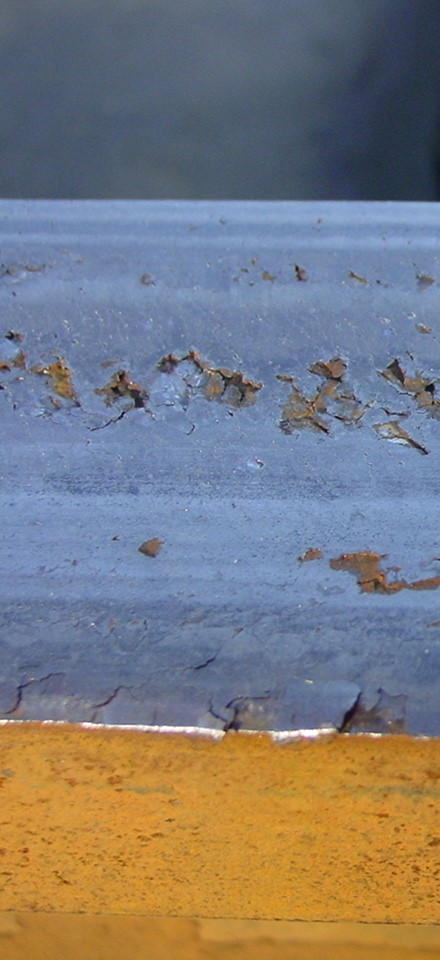
#> input picture rail1.JPG, 440 x 960 px
$ python main4.py
#> lines starting #> are read from the running program, lines starting #| are printed output that depends on the picture; after the words box and inside, x2 and y2 are one past the last pixel; in counts of white or black regions, pixels touching at a corner belong together
import cv2

# Read the image
image = cv2.imread('rail1.JPG')
#> image is the input picture: shape (960, 440, 3); mean B, G, R 124.9, 122.6, 123.8

# Convert the image to grayscale
gray = cv2.cvtColor(image, cv2.COLOR_BGR2GRAY)
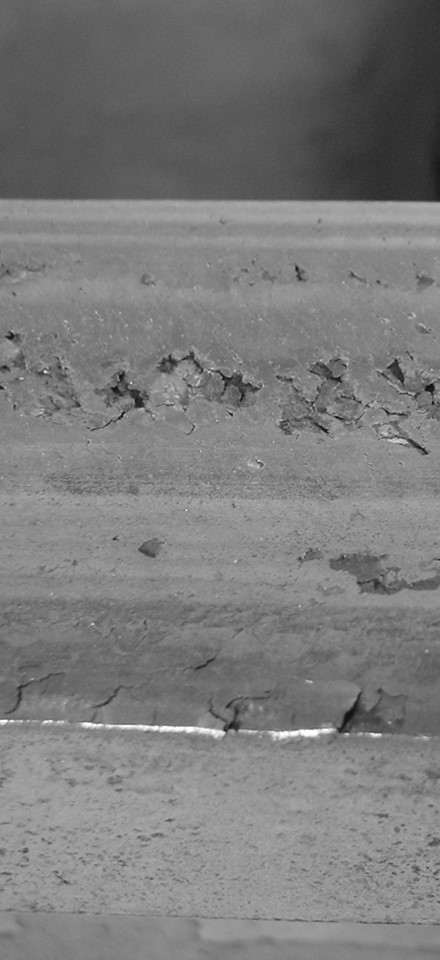
#> gray: shape (960, 440); min 6, max 255, mean 123.2
cv2.imwrite("index_gray.png", gray)

# Apply Gaussian blur to reduce noise
blurred = cv2.GaussianBlur(gray, (7, 7), 0)
cv2.imwrite("index_blur.png", blurred)

# Apply bilateral filter to preserve edges
bilateral_blur = cv2.bilateralFilter(gray, 9, 75, 75)
cv2.imwrite("index_bilateral.png", bilateral_blur)

# Threshold the image
_, thresh = cv2.threshold(bilateral_blur, 0, 255, cv2.THRESH_BINARY + cv2.THRESH_OTSU)
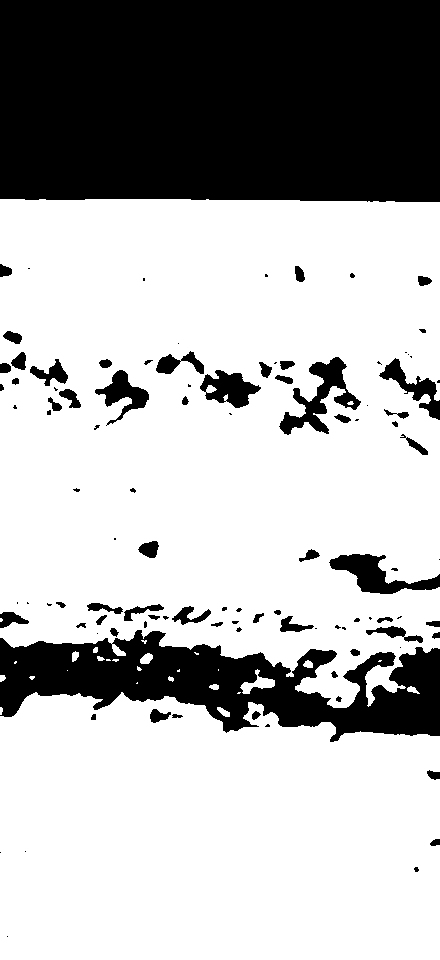
#> thresh: shape (960, 440); 69.9% white; 104 black regions (46 under 20 px), largest, box (x1, y1, x2, y2) and area: (0, 0, 440, 202) 88055, (0, 630, 440, 742) 25032, (279, 357, 361, 435) 2135
cv2.imwrite("index_thresh.png", thresh)

# Detect edges using Canny
edges = cv2.Canny(bilateral_blur, 100, 200)
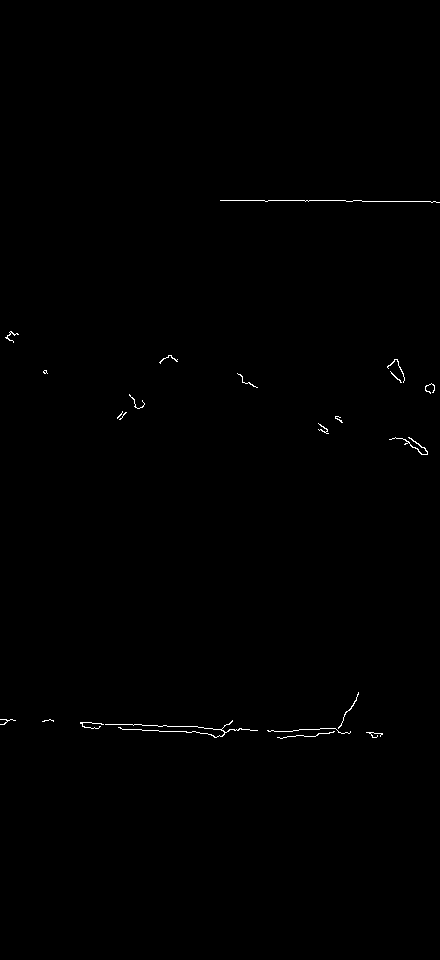
#> edges: shape (960, 440); 0.3% white in thin lines or dots, all inside (x1, y1, x2, y2) = (0, 200, 440, 739)
cv2.imwrite("index_edges.png", edges)

# Detect contours which might indicate defects
contours, _ = cv2.findContours(edges, cv2.RETR_EXTERNAL, cv2.CHAIN_APPROX_SIMPLE)
#> contours = 22 contours, 20 with area under 20; largest, box (x1, y1, x2, y2) and area: (389, 437, 428, 455) 27, (105, 720, 258, 738) 21

# Draw contours on the original image
contours_image = image.copy()
new_contours = cv2.drawContours(contours_image, contours, -1, (0, 255, 0), 2)
cv2.imwrite("index_contours.png", new_contours)

# Highlight defects on the original image
for contour in contours:
    if cv2.contourArea(contour) > 500:  # Filter out small contours
        x, y, w, h = cv2.boundingRect(contour)
        defects = cv2.rectangle(image, (x, y), (x + w, y + h), (0, 0, 255), 2)
        cv2.imwrite("index_defects.png", defects)
#> this loop made 22 passes


print(f"Number of potential defects detected: {len(contours)}")
#| Number of potential defects detected: 22

$ run again, with rail2.JPG copied over rail1.JPG
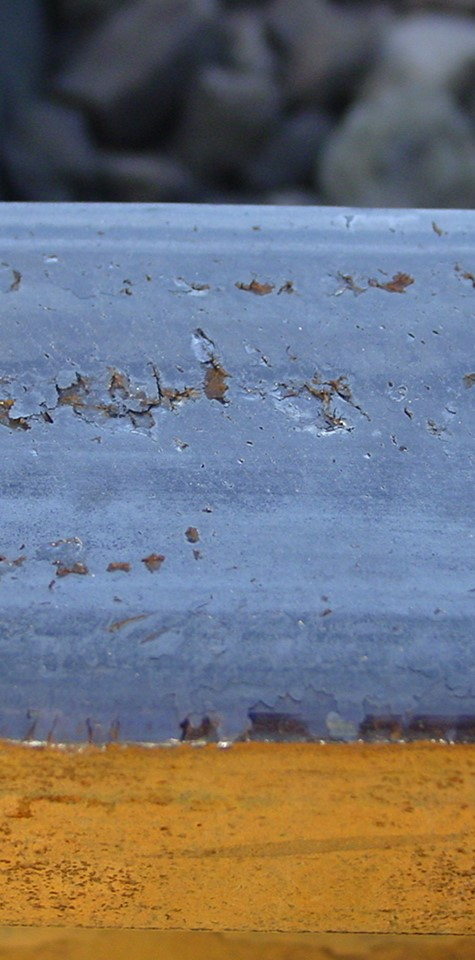
#> input picture rail2.JPG, 475 x 960 px
#> image is the input picture: shape (960, 475, 3); mean B, G, R 119.4, 114.7, 114.1
#> `_, thresh = cv2.threshold(bilateral_blur, 0, 255, cv2.THRESH_BINARY + ..`:
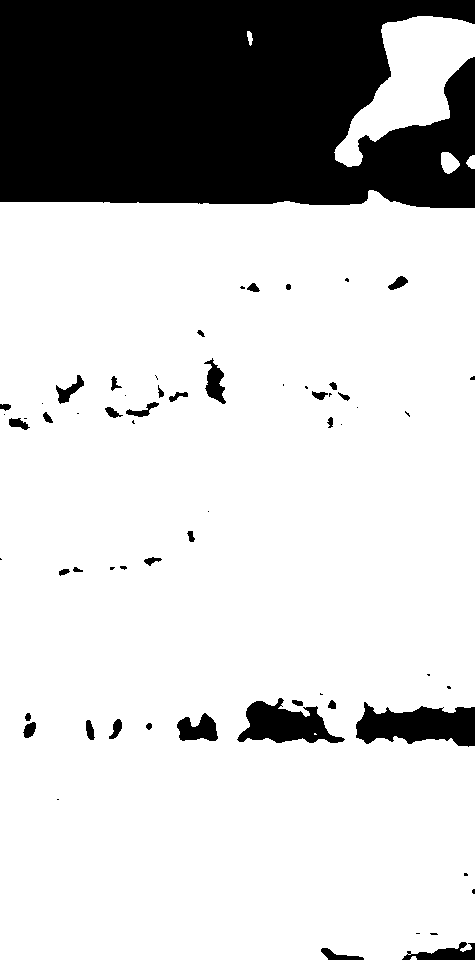
#> thresh: shape (960, 475); 78.6% white; 63 black regions (27 under 20 px), largest, box (x1, y1, x2, y2) and area: (0, 0, 475, 208) 86305, (356, 702, 475, 747) 3616, (237, 698, 345, 743) 2716
#> `edges = cv2.Canny(bilateral_blur, 100, 200)`:
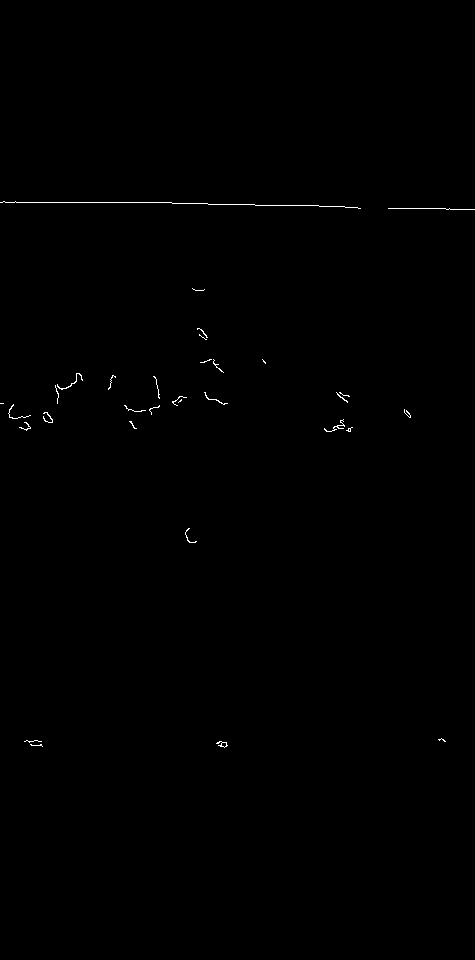
#> edges: shape (960, 475); 0.25% white in thin lines or dots, all inside (x1, y1, x2, y2) = (0, 201, 475, 748)
#> contours = 32 contours, 31 with area under 20; largest, box (x1, y1, x2, y2) and area: (216, 741, 228, 748) 26
#> the loop `for contour in contours:` made 32 passes
#> contour on pass 15: [[0, 403], [3, 403]]
#| Number of potential defects detected: 32

$ run again, with rail3.JPG copied over rail1.JPG
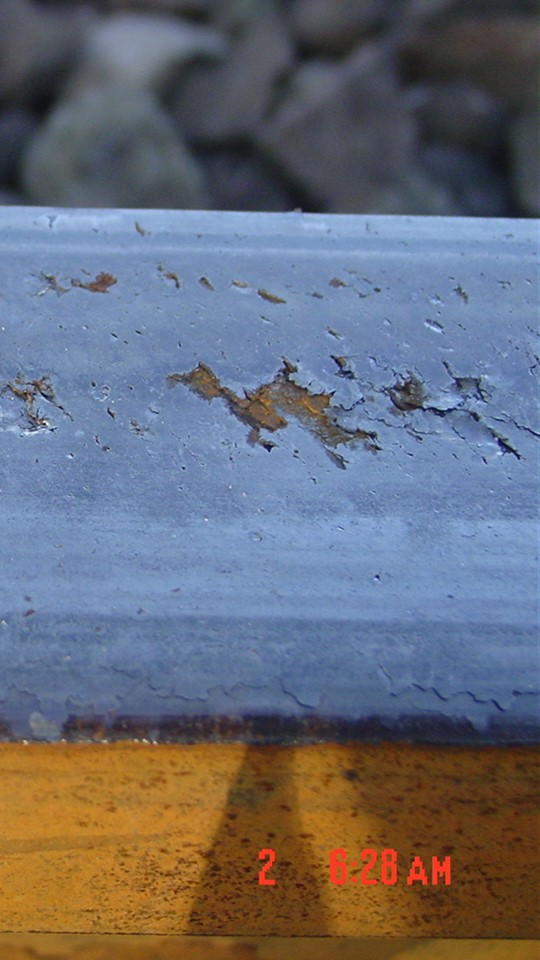
#> input picture rail3.JPG, 540 x 960 px
#> image is the input picture: shape (960, 540, 3); mean B, G, R 117.4, 107.2, 104.5
#> `_, thresh = cv2.threshold(bilateral_blur, 0, 255, cv2.THRESH_BINARY + ..`:
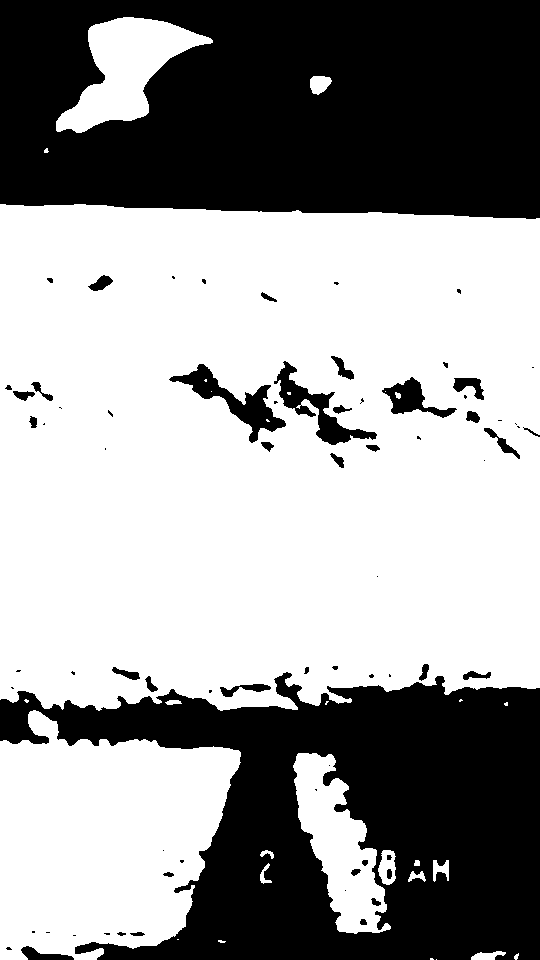
#> thresh: shape (960, 540); 60.9% white; 73 black regions (35 under 20 px), largest, box (x1, y1, x2, y2) and area: (0, 0, 540, 219) 105352, (0, 672, 540, 960) 88213, (169, 364, 286, 443) 2390
#> `edges = cv2.Canny(bilateral_blur, 100, 200)`:
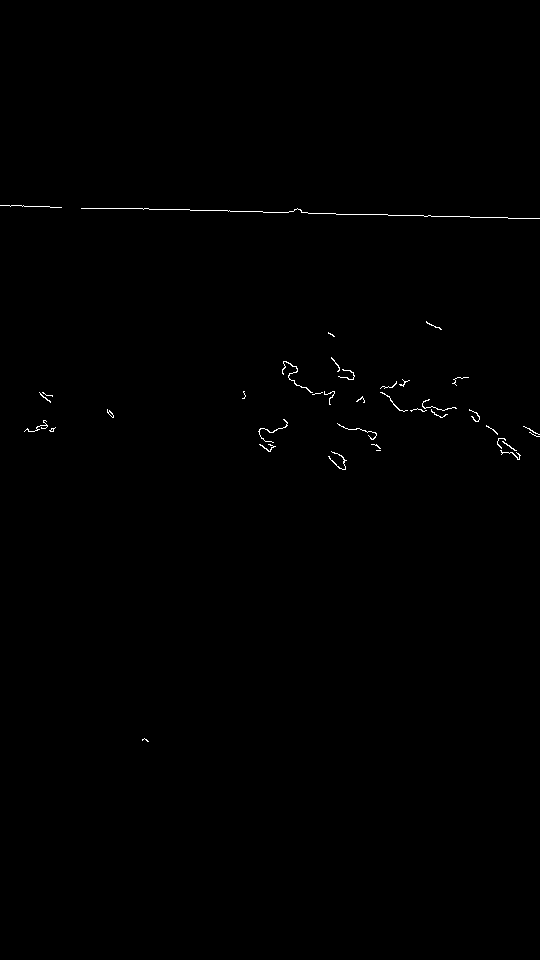
#> edges: shape (960, 540); 0.3% white in thin lines or dots, all inside (x1, y1, x2, y2) = (0, 205, 540, 742)
#> contours = 37 contours, 36 with area under 20; largest, box (x1, y1, x2, y2) and area: (282, 361, 313, 393) 24
#> the loop `for contour in contours:` made 37 passes
#> contour on pass 4: [[376, 450], [380, 450]]
#| Number of potential defects detected: 37

$ run again, with 01_WheelBurn_Test_jpg.rf.44f39db113a48fecc4091571b17a198d.jpg copied over rail1.JPG
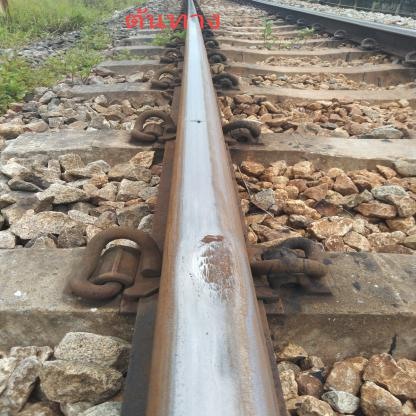
#> input picture 01_WheelBurn_Test_jpg.rf.44f39db113a48fecc4091571b17a198d.jpg, 416 x 416 px
#> image is the input picture: shape (416, 416, 3); mean B, G, R 121.1, 135.9, 147.3
#> `_, thresh = cv2.threshold(bilateral_blur, 0, 255, cv2.THRESH_BINARY + ..`:
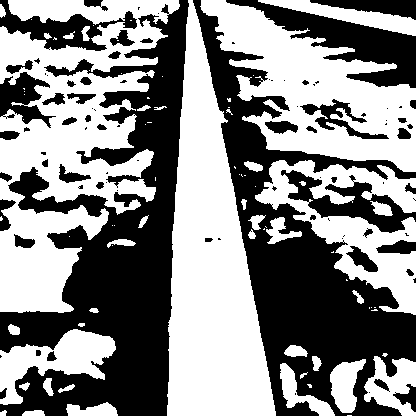
#> thresh: shape (416, 416); 53.1% white; 89 black regions (42 under 20 px), largest, box (x1, y1, x2, y2) and area: (0, 0, 189, 416) 33716, (193, 0, 416, 416) 28359, (226, 0, 416, 88) 5564
#> edges: shape (416, 416); 3.7% white in thin lines or dots
#> contours = 177 contours, 168 with area under 20; largest, box (x1, y1, x2, y2) and area: (347, 175, 372, 195) 128, (360, 373, 416, 411) 101, (289, 198, 356, 245) 72, (56, 164, 92, 183) 36, (4, 179, 55, 195) 23
#> `new_contours = cv2.drawContours(contours_image, contours, -1, (0, 255,..`:
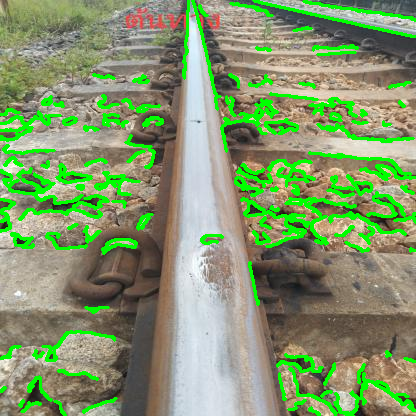
#> new_contours: shape (416, 416, 3); mean B, G, R 108.1, 150.7, 130.4
#> the loop `for contour in contours:` made 177 passes
#> contour on passes 1, 12, 54: [[346, 415], [353, 415]], [[4, 387], [0, 391], [1, 391], [5, 387]], [[265, 217], [260, 222], [261, 222], [265, 218]]
#| Number of potential defects detected: 177
